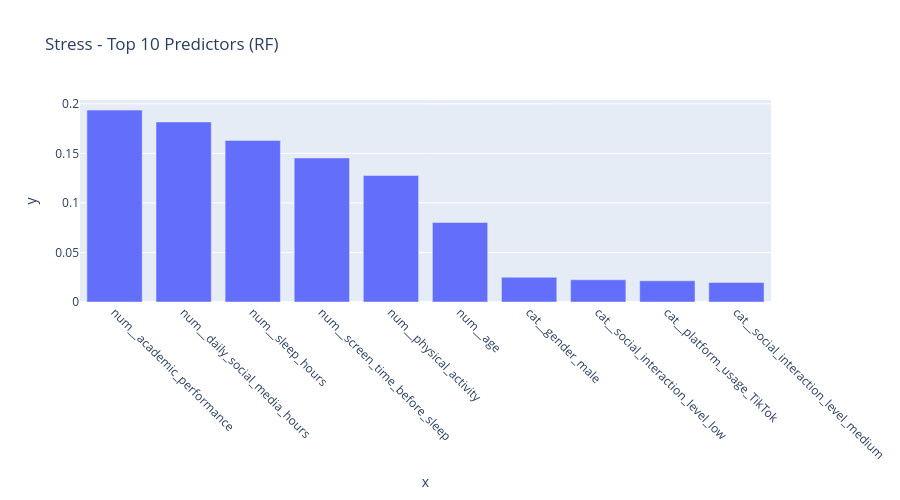
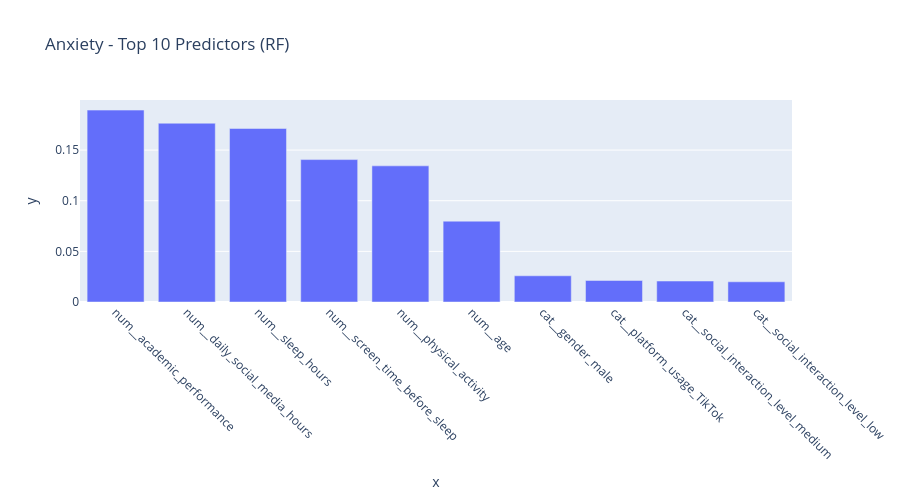
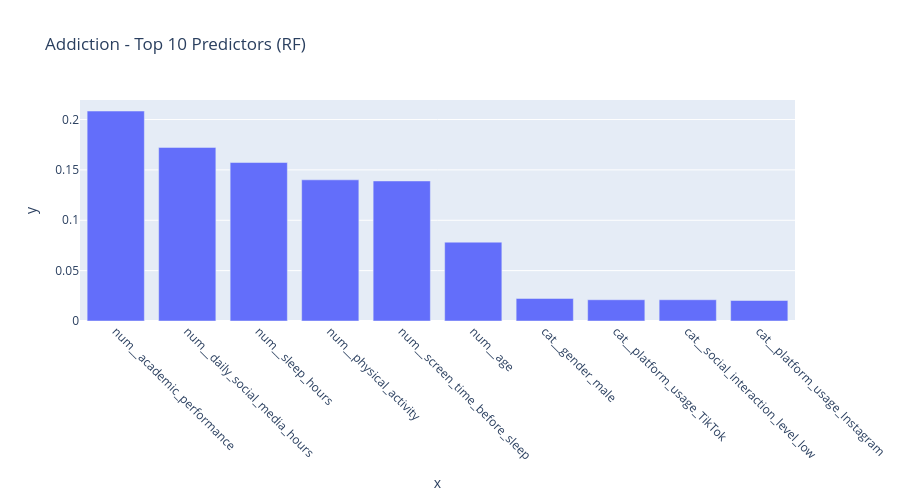
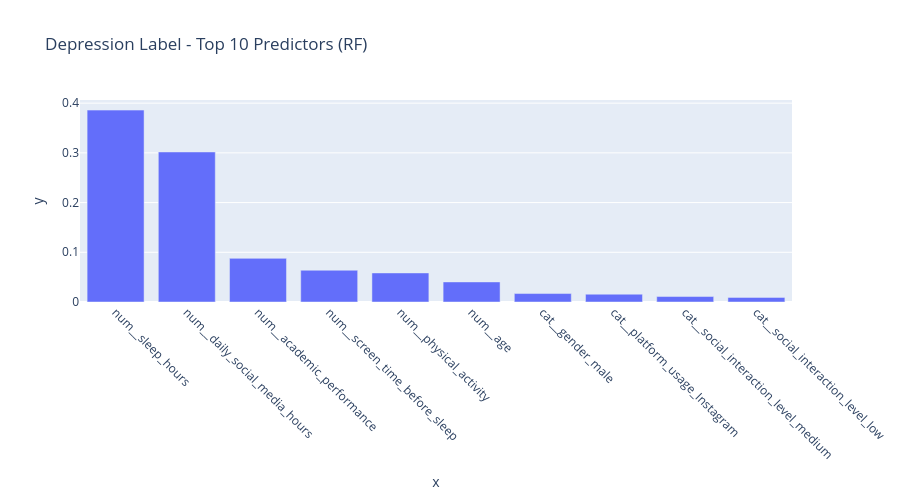

Source (notebook cell) for these figures, in order:
### Code cell
# ===== 2. REGRESSION FOR CONTINUOUS TARGETS =====
print("\n" + "="*50)
print("2. REGRESSION (Stress, Anxiety, Addiction, Depression)")
print("="*50)

targets_reg = ['stress_level', 'anxiety_level', 'addiction_level']
results_reg = {}

for target in targets_reg:
    print(f"\n--- {target.upper()} ---")
    y = df[target]
    
    # Split
    X_tr, X_te, y_tr, y_te = train_test_split(X, y, test_size=0.2, random_state=42)
    
    # Linear Regression
    pipe_lr = Pipeline([('prep', preprocessor), ('model', LinearRegression())])
    pipe_lr.fit(X_tr, y_tr)
    pred_lr = pipe_lr.predict(X_te)
    mse_lr = mean_squared_error(y_te, pred_lr)
    
    # Random Forest
    pipe_rf = Pipeline([('prep', preprocessor), ('model', RandomForestRegressor(n_estimators=100, random_state=42))])
    pipe_rf.fit(X_tr, y_tr)
    pred_rf = pipe_rf.predict(X_te)
    mse_rf = mean_squared_error(y_te, pred_rf)
    
    results_reg[target] = {'LR_MSE': mse_lr, 'RF_MSE': mse_rf}
    
    print(f"Linear Regression MSE: {mse_lr:.3f}")
    print(f"Random Forest MSE: {mse_rf:.3f}")
    
    # Feature importance (top 10)
    imp = pd.Series(pipe_rf.named_steps['model'].feature_importances_,
                   index=pipe_rf.named_steps['prep'].get_feature_names_out())
    imp_top10 = imp.sort_values(ascending=False).head(10)
    fig_imp = px.bar(x=imp_top10.index, y=imp_top10.values, 
                     title=f'{target.replace("_level", "").title()} - Top 10 Predictors (RF)')
    fig_imp.update_layout(xaxis_tickangle=45, width=900, height=500)
    fig_imp.show()

# ===== 3. CLASSIFICATION FOR DEPRESSION =====
print("\n" + "="*50)
print("3. CLASSIFICATION (Depression)")
print("="*50)

y_dep = df['depression_label']
X_tr_d, X_te_d, y_tr_d, y_te_d = train_test_split(X, y_dep, test_size=0.2, 
                                                  random_state=42, stratify=y_dep)

# Logistic Regression
pipe_log = Pipeline([
    ('prep', preprocessor), 
    ('model', LogisticRegression(max_iter=1000, class_weight='balanced', random_state=42))
])
pipe_log.fit(X_tr_d, y_tr_d)
pred_proba_log = pipe_log.predict_proba(X_te_d)[:, 1]
auc_log = roc_auc_score(y_te_d, pred_proba_log)

# Random Forest Classifier
pipe_rf_cls = Pipeline([
    ('prep', preprocessor),
    ('model', RandomForestClassifier(n_estimators=100, class_weight='balanced', random_state=42))
])
pipe_rf_cls.fit(X_tr_d, y_tr_d)
pred_proba_rf = pipe_rf_cls.predict_proba(X_te_d)[:, 1]
auc_rf = roc_auc_score(y_te_d, pred_proba_rf)

print(f"Logistic Regression AUC: {auc_log:.3f}")
print(f"Random Forest AUC: {auc_rf:.3f}")

# Depression feature importance
imp_dep = pd.Series(pipe_rf_cls.named_steps['model'].feature_importances_,
                   index=pipe_rf_cls.named_steps['prep'].get_feature_names_out())
imp_dep_top10 = imp_dep.sort_values(ascending=False).head(10)
fig_dep_imp = px.bar(x=imp_dep_top10.index, y=imp_dep_top10.values,
                     title='Depression Label - Top 10 Predictors (RF)')
fig_dep_imp.update_layout(xaxis_tickangle=45, width=900, height=500)
fig_dep_imp.show()

### Figure 1 — Plotly figure (JSON) as saved in the notebook; plotly's stock layout.template omitted (floating-point values rounded to 4 significant figures)
{"data": [{"hovertemplate": "x=%{x}<br>y=%{y}<extra></extra>", "legendgroup": "", "marker": {"color": "#636efa", "pattern": {"shape": ""}}, "name": "", "orientation": "v", "showlegend": false, "textposition": "auto", "type": "bar", "x": ["num__academic_performance", "num__daily_social_media_hours", "num__sleep_hours", "num__screen_time_before_sleep", "num__physical_activity", "num__age", "cat__gender_male", "cat__social_interaction_level_low", "cat__platform_usage_TikTok", "cat__social_interaction_level_medium"], "xaxis": "x", "y": [0.1937, 0.1817, 0.1631, 0.1454, 0.1277, 0.0803, 0.02499, 0.02247, 0.02138, 0.01964], "yaxis": "y"}], "layout": {"barmode": "relative", "height": 500, "legend": {"tracegroupgap": 0}, "title": {"text": "Stress - Top 10 Predictors (RF)"}, "width": 900, "xaxis": {"anchor": "y", "domain": [0, 1], "tickangle": 45, "title": {"text": "x"}}, "yaxis": {"anchor": "x", "domain": [0, 1], "title": {"text": "y"}}}}

### Figure 2 — Plotly figure (JSON) as saved in the notebook; plotly's stock layout.template omitted (floating-point values rounded to 4 significant figures)
{"data": [{"hovertemplate": "x=%{x}<br>y=%{y}<extra></extra>", "legendgroup": "", "marker": {"color": "#636efa", "pattern": {"shape": ""}}, "name": "", "orientation": "v", "showlegend": false, "textposition": "auto", "type": "bar", "x": ["num__academic_performance", "num__daily_social_media_hours", "num__sleep_hours", "num__screen_time_before_sleep", "num__physical_activity", "num__age", "cat__gender_male", "cat__platform_usage_TikTok", "cat__social_interaction_level_medium", "cat__social_interaction_level_low"], "xaxis": "x", "y": [0.1895, 0.1765, 0.1713, 0.1406, 0.1344, 0.07983, 0.02588, 0.02127, 0.0207, 0.01996], "yaxis": "y"}], "layout": {"barmode": "relative", "height": 500, "legend": {"tracegroupgap": 0}, "title": {"text": "Anxiety - Top 10 Predictors (RF)"}, "width": 900, "xaxis": {"anchor": "y", "domain": [0, 1], "tickangle": 45, "title": {"text": "x"}}, "yaxis": {"anchor": "x", "domain": [0, 1], "title": {"text": "y"}}}}

### Figure 3 — Plotly figure (JSON) as saved in the notebook; plotly's stock layout.template omitted (floating-point values rounded to 4 significant figures)
{"data": [{"hovertemplate": "x=%{x}<br>y=%{y}<extra></extra>", "legendgroup": "", "marker": {"color": "#636efa", "pattern": {"shape": ""}}, "name": "", "orientation": "v", "showlegend": false, "textposition": "auto", "type": "bar", "x": ["num__academic_performance", "num__daily_social_media_hours", "num__sleep_hours", "num__physical_activity", "num__screen_time_before_sleep", "num__age", "cat__gender_male", "cat__platform_usage_TikTok", "cat__social_interaction_level_low", "cat__platform_usage_Instagram"], "xaxis": "x", "y": [0.2084, 0.1723, 0.1573, 0.1402, 0.139, 0.07827, 0.02238, 0.02108, 0.02108, 0.02035], "yaxis": "y"}], "layout": {"barmode": "relative", "height": 500, "legend": {"tracegroupgap": 0}, "title": {"text": "Addiction - Top 10 Predictors (RF)"}, "width": 900, "xaxis": {"anchor": "y", "domain": [0, 1], "tickangle": 45, "title": {"text": "x"}}, "yaxis": {"anchor": "x", "domain": [0, 1], "title": {"text": "y"}}}}

### Figure 4 — Plotly figure (JSON) as saved in the notebook; plotly's stock layout.template omitted (floating-point values rounded to 4 significant figures)
{"data": [{"hovertemplate": "x=%{x}<br>y=%{y}<extra></extra>", "legendgroup": "", "marker": {"color": "#636efa", "pattern": {"shape": ""}}, "name": "", "orientation": "v", "showlegend": false, "textposition": "auto", "type": "bar", "x": ["num__sleep_hours", "num__daily_social_media_hours", "num__academic_performance", "num__screen_time_before_sleep", "num__physical_activity", "num__age", "cat__gender_male", "cat__platform_usage_Instagram", "cat__social_interaction_level_medium", "cat__social_interaction_level_low"], "xaxis": "x", "y": [0.386, 0.3018, 0.08778, 0.06393, 0.05847, 0.04041, 0.01697, 0.01569, 0.01097, 0.009293], "yaxis": "y"}], "layout": {"barmode": "relative", "height": 500, "legend": {"tracegroupgap": 0}, "title": {"text": "Depression Label - Top 10 Predictors (RF)"}, "width": 900, "xaxis": {"anchor": "y", "domain": [0, 1], "tickangle": 45, "title": {"text": "x"}}, "yaxis": {"anchor": "x", "domain": [0, 1], "title": {"text": "y"}}}}
